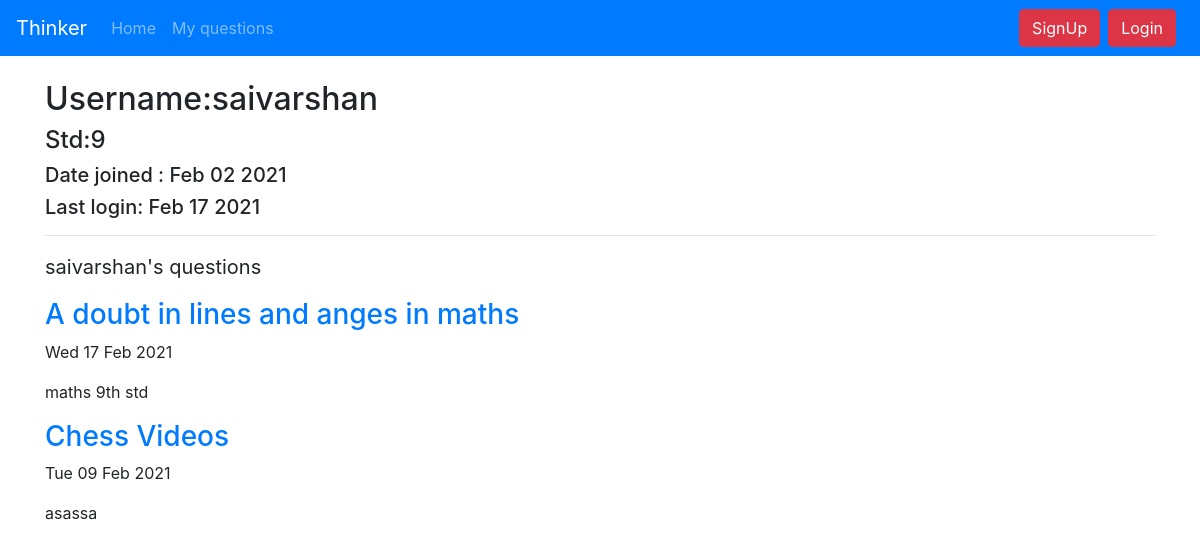
Page /user/saivarshan/ on the earlier database version.
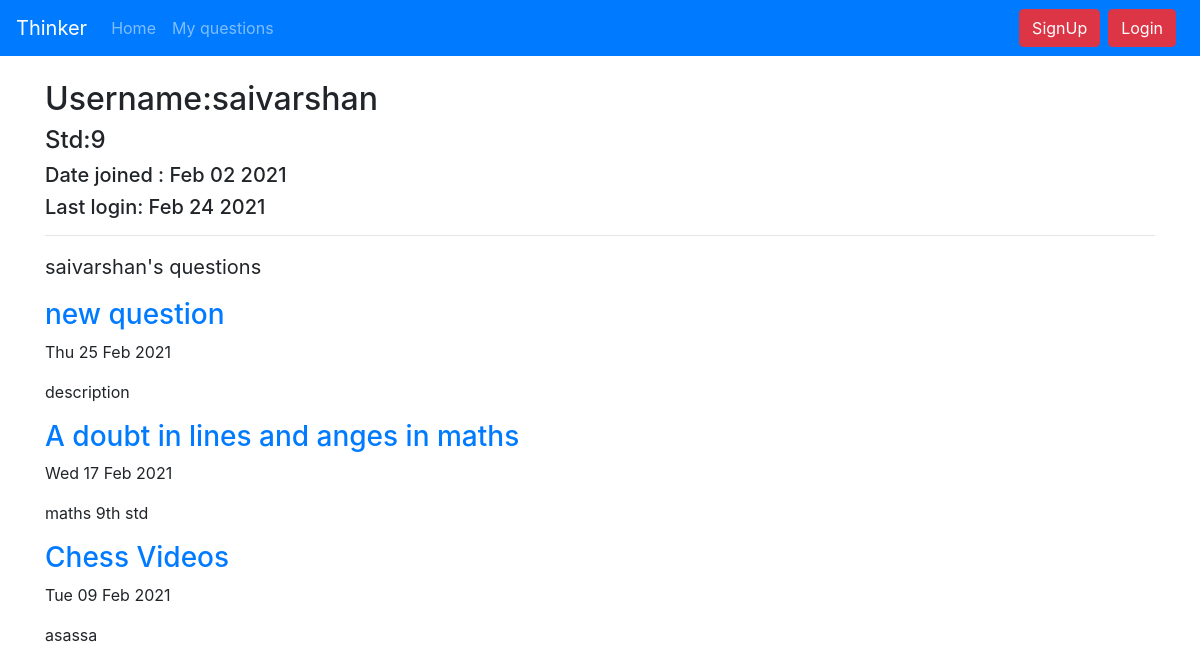
Same page on the later database version.
### users/models.py (models this page shows, shortened)
class userprofile(models.Model):
    user = models.OneToOneField(User,on_delete=models.CASCADE)
    is_verified = models.BooleanField(default=False)
    choices = (('1','1'),('2','2'),('3','3'),('4','4'),('5','5'),('6','6'),('7','7'),('8','8'),('9','9'),('10','10'),('11','11'),('12','12'),('College','College'),('work','work'))
    showing_email = models.BooleanField(default=False,verbose_name="Show your Email to others:")
    std = models.CharField(max_length=7,choices= choices,help_text='Required')
    description = models.TextField(max_length=255,blank=True,null=True)
    auth_token = models.CharField(max_length=100,default='e8372d63-c78c-45e7-97e1-6c31d6e5ce35')

### question/models.py (models this page shows, shortened)
class question(models.Model):
    username = models.ForeignKey(userprofile,blank=True,on_delete=models.CASCADE,null=True)
    title = models.CharField(max_length=150,help_text='*required')
    description = models.CharField(max_length=150,null=True,help_text='*required')
    date = models.DateTimeField(auto_now_add=True)
    categories = (('maths','maths'),('biology','biology'),('physics','physics'),('chemistry','chemistry'),('history','history'),('geography','geography'),('democratic politics','democratic politics'),('economics','economics'),('english','english'),
                  ('Computer science','Computer science'),('Tamil','Tamil'),('Hindi','Hindi'),('General','General'))
    category = models.CharField(max_length=100,choices=categories,default='maths',help_text='*required')
    image1 = models.ImageField(upload_to="question/images/",blank=True,null=True)
    image2 = models.ImageField(upload_to="question/images/",blank=True,null=True)
    image3 = models.ImageField(upload_to="question/images/",blank=True,null=True)
    file = models.FileField(upload_to='question/files/',blank=True)
    question = models.TextField(max_length=None,help_text='*required')
    upvote = models.ManyToManyField(userprofile,blank=True,related_name="upvoted_question")
    views = models.PositiveIntegerField(default=0)
    user_viewed =  models.ManyToManyField(userprofile,blank=True,related_name="viewd_question")
    reported_users = models.ManyToManyField(userprofile,blank=True,related_name="report_question")
    report = models.PositiveIntegerField(default=0)
    bookmark_question = models.ManyToManyField(userprofile,blank=True,related_name="bookmark_question")
    user_ip = models.TextField(default='first_user')

### users/views.py (the view)
# urls.py: path('<str:username>/',views.userprofilepage,name="user_profile_page"),
def userprofilepage(request,username):
    try:
        username = userprofile.objects.get(user__username=username)
        user_questions = question.objects.filter(username=username).order_by('-date')
        return render(request,'users/user_profile.html',{'questions':user_questions,
                                                         'username':username })
    except:
        raise Http404

### users/templates/users/user_profile.html (shortened to what this page needs)
{% extends "users/base.html" %}
{% block content %}
<br>
<div class="userprofile_information">
  <div class="username">
    <h2>Username:{{ username.user }}</h2>
  </div>
  <div class="school">
    <h4>Std:{{ username.std }}</h4>
  </div>
  <div class="date_joined">
    {% if username.user.date_joined %}
    <h5>Date joined : {{ username.user.date_joined|date:'M d Y' }}</h5>
    {% endif %}
  </div>
  <div class="last_login">
    {% if username.user.last_login %}
    <h5>Last login: {{ username.user.last_login|date:'M d Y' }}</h5>
    {% endif %}
  </div>
</div>
<hr>
<div class="userprofile_questions">
  <p style="font-size:20px;font-weight:30px">{{ username.user }}'s questions </p>
  {% for question in questions %}
  <a class="title" href="{% url 'question:viewquestion' question.id %}"><h3>{{ question.title }}</h3></a>
  <p>{{ question.date|date:"D d M Y" }}</p>
  <p>{{ question.description|truncatechars:150 }}</p>
  {% empty %}
  <div class="jumbotron">
    <p>The user did not ask any questions</p>
  </div>
  {% endfor %}
</div>
{% endblock %}

Differences in the rows shown:
changed through a linked row, userprofile "saivarshan": user.last_login "Feb 17 2021" → "Feb 24 2021"
added question: title "new question", date "Thu 25 Feb 2021", description "description"
